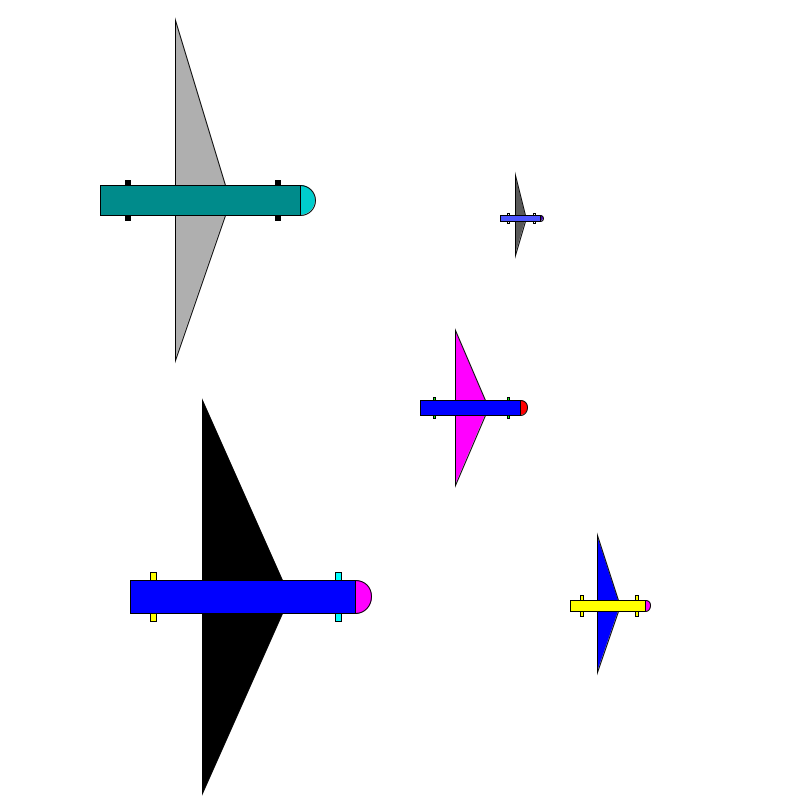
Frame 1 (no input)
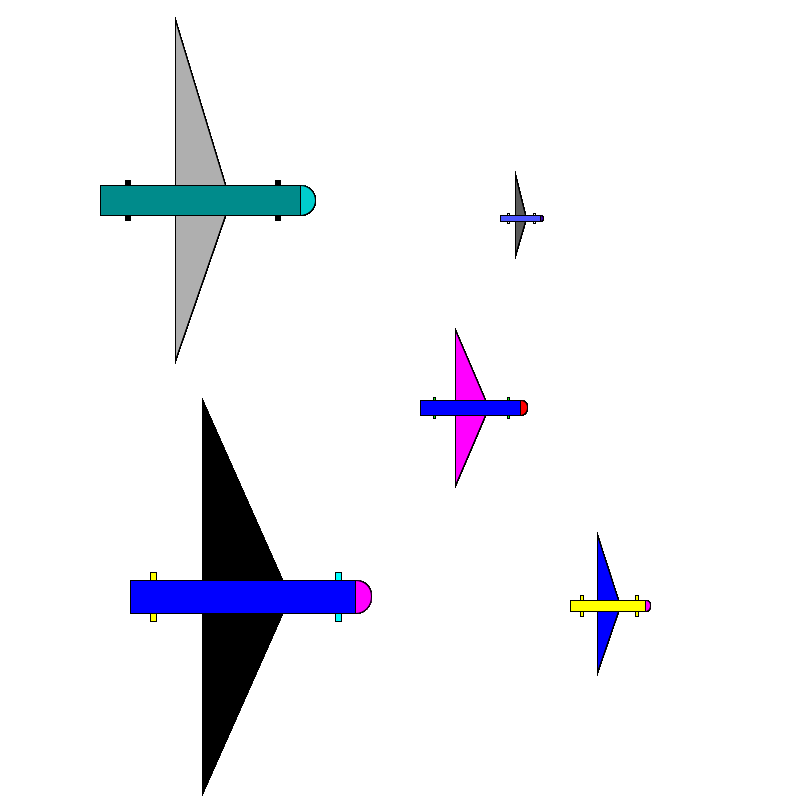
Frame 60 (the mouse pressed at the canvas centre just before this capture)
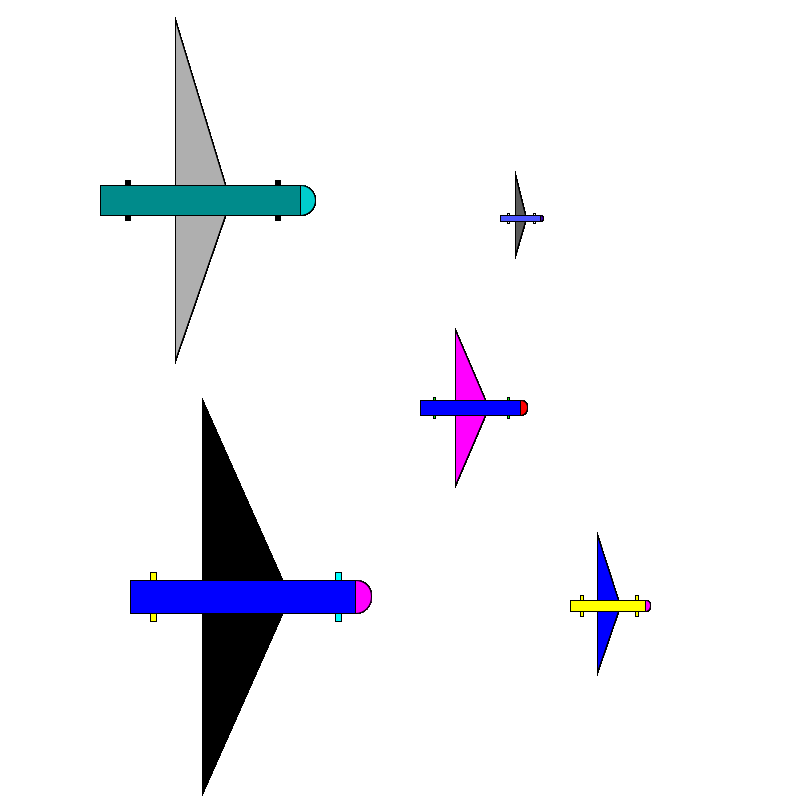
Frame 120 (the mouse held since frame 60 and released just before this capture)

The Processing sketch that drew these frames (run headless with seeded random() and noise(); from frame 60 on, the mouse is pressed at the canvas centre):

// Processing sketch: Aufgabe_3
// ── Aufgabe_3.pde
void setup(){
  
 size(800, 800);
 background(255);
}

void draw(){
  FlugzeugLinksOben();
  FlugzeugRechtsOben();
  FlugzeugInMitte();
  FlugzeugLinksUnten();
  FlugzeugRechtsUnten();
}
  
void FlugzeugLinksOben(){
   fill(0);
  rect(125, 180, 5, 40);                     //Rad 3, 4
  rect(275, 180, 5, 40);                     //Rad 1, 2
  fill(255);
  fill(0, 205, 205);
  ellipse(300, 200, 30, 30);                  //Cockpit
  fill(0, 139, 139);
  rect(100, 185, 200, 30);                    //Flugzeugrumpf
  fill(175);
  triangle(175, 185, 225, 185, 175, 20);      //Flügel oben
  triangle(175, 215, 225, 215, 175, 360);     //Flügel unten
                                       
}


void FlugzeugRechtsOben(){
   fill(255);
  rect(507, 213, 2, 10);                     //Rad 3, 4
  rect(533, 213, 2, 10);                     //Rad 1, 2
  fill(65, 2, 176);
  ellipse(540, 218, 6, 6);                  //Cockpit
  fill(76, 84, 268);
  rect(500, 215, 40, 6);                    //Flugzeugrumpf
  fill(89);
  triangle(515, 215, 525, 215, 515, 175);      //Flügel oben
  triangle(515, 221, 525, 221, 515, 255);     //Flügel unten
                                       
}

void FlugzeugInMitte(){
  fill(0, 255, 0);
  rect(433, 397, 2.5, 21);
  rect(507, 397, 2.5, 21);
  fill(255,0 ,0);
  ellipse(520, 407.5, 15, 15);
  fill(0, 0, 255);
  rect(420, 400, 100, 15);
  fill(255, 0, 255);
  triangle(455, 400, 485, 400, 455, 330);
  triangle(455, 415, 485, 415, 455, 485);
  
}

void FlugzeugLinksUnten(){
  fill(255, 255, 0);
  rect(150, 572, 6, 49.75); 
  fill(0, 255, 255);
  rect(335, 572, 6, 49.75);
  fill(255, 0, 255);
  ellipse(355, 596.875, 33.75, 33.75);
  fill(0, 0, 255);
  rect(130, 580, 225, 33.75);
  fill(0);
  triangle(202.5, 580, 282.5, 580, 202.5, 400);
  triangle(202.5, 613.75, 282.5, 613.75, 202.5, 793.75);
}

void FlugzeugRechtsUnten(){
  fill(255, 255, 0);
  rect(580, 595, 3.5, 21.25);
  rect(635, 595, 3.5, 21.25);
  fill(255, 0, 255);
  ellipse(645, 605.625, 11.25, 11.25);
  fill(255, 255, 0);
  rect(570, 600, 75, 11.25);
  fill(0, 0, 255);
  triangle(597, 600, 618, 600, 597, 535.125);
  triangle(597, 611.25, 618, 611.25, 597, 672.125);
}
